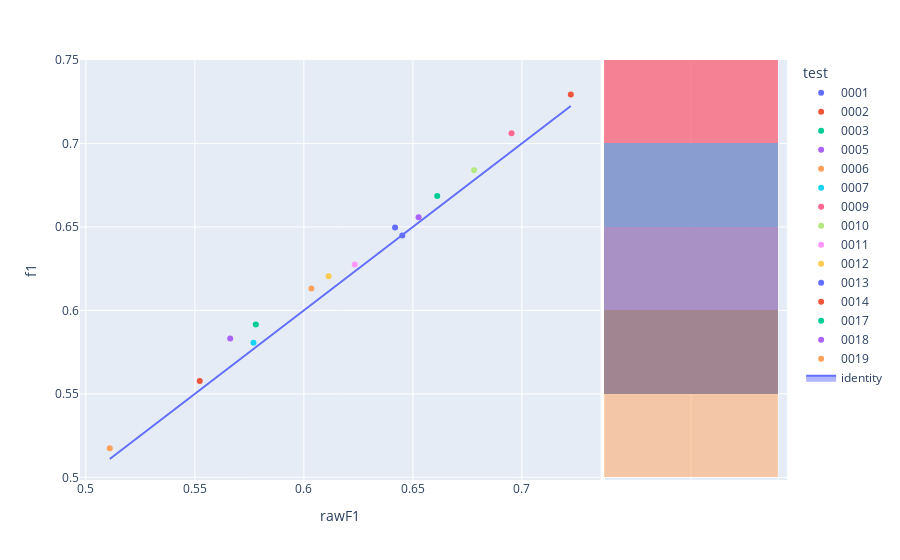

The notebook cell this image was saved under:
### Code cell
fig=px.scatter(experimentModels,x='rawF1',y='f1',color='test',hover_name='modelId', marginal_y="histogram")
fig.add_trace(
    go.Scatter(x=experimentModels['rawF1'], y=experimentModels['rawF1'], name="identity", mode='lines',fill="toself")
)
fig.show()

### Figure 1 — Plotly figure (JSON) as saved in the notebook; plotly's stock layout.template omitted (floating-point values rounded to 4 significant figures)
{"data": [{"hovertemplate": "<b>%{hovertext}</b><br><br>test=0001<br>rawF1=%{x}<br>f1=%{y}<extra></extra>", "hovertext": ["aa11eb61-61e6-41e2-94d5-a4833e9b8d9d"], "legendgroup": "0001", "marker": {"color": "#636efa", "symbol": "circle"}, "mode": "markers", "name": "0001", "orientation": "v", "showlegend": true, "type": "scatter", "x": [0.6451], "xaxis": "x", "y": [0.6449], "yaxis": "y"}, {"alignmentgroup": "True", "bingroup": "y", "hovertemplate": "test=0001<br>f1=%{y}<br>count=%{x}<extra></extra>", "legendgroup": "0001", "marker": {"color": "#636efa"}, "name": "0001", "offsetgroup": "0001", "opacity": 0.5, "showlegend": false, "type": "histogram", "xaxis": "x2", "y": [0.6449], "yaxis": "y2"}, {"hovertemplate": "<b>%{hovertext}</b><br><br>test=0002<br>rawF1=%{x}<br>f1=%{y}<extra></extra>", "hovertext": ["56daf263-9a04-44a8-a967-ed222c84ae8c"], "legendgroup": "0002", "marker": {"color": "#EF553B", "symbol": "circle"}, "mode": "markers", "name": "0002", "orientation": "v", "showlegend": true, "type": "scatter", "x": [0.7224], "xaxis": "x", "y": [0.7294], "yaxis": "y"}, {"alignmentgroup": "True", "bingroup": "y", "hovertemplate": "test=0002<br>f1=%{y}<br>count=%{x}<extra></extra>", "legendgroup": "0002", "marker": {"color": "#EF553B"}, "name": "0002", "offsetgroup": "0002", "opacity": 0.5, "showlegend": false, "type": "histogram", "xaxis": "x2", "y": [0.7294], "yaxis": "y2"}, {"hovertemplate": "<b>%{hovertext}</b><br><br>test=0003<br>rawF1=%{x}<br>f1=%{y}<extra></extra>", "hovertext": ["983f3902-7ddc-4ab2-93e7-4da2577f8b4b"], "legendgroup": "0003", "marker": {"color": "#00cc96", "symbol": "circle"}, "mode": "markers", "name": "0003", "orientation": "v", "showlegend": true, "type": "scatter", "x": [0.578], "xaxis": "x", "y": [0.5916], "yaxis": "y"}, {"alignmentgroup": "True", "bingroup": "y", "hovertemplate": "test=0003<br>f1=%{y}<br>count=%{x}<extra></extra>", "legendgroup": "0003", "marker": {"color": "#00cc96"}, "name": "0003", "offsetgroup": "0003", "opacity": 0.5, "showlegend": false, "type": "histogram", "xaxis": "x2", "y": [0.5916], "yaxis": "y2"}, {"hovertemplate": "<b>%{hovertext}</b><br><br>test=0005<br>rawF1=%{x}<br>f1=%{y}<extra></extra>", "hovertext": ["c0eba1b0-cd60-4e9e-ab7f-71131a829c7e"], "legendgroup": "0005", "marker": {"color": "#ab63fa", "symbol": "circle"}, "mode": "markers", "name": "0005", "orientation": "v", "showlegend": true, "type": "scatter", "x": [0.5662], "xaxis": "x", "y": [0.5831], "yaxis": "y"}, {"alignmentgroup": "True", "bingroup": "y", "hovertemplate": "test=0005<br>f1=%{y}<br>count=%{x}<extra></extra>", "legendgroup": "0005", "marker": {"color": "#ab63fa"}, "name": "0005", "offsetgroup": "0005", "opacity": 0.5, "showlegend": false, "type": "histogram", "xaxis": "x2", "y": [0.5831], "yaxis": "y2"}, {"hovertemplate": "<b>%{hovertext}</b><br><br>test=0006<br>rawF1=%{x}<br>f1=%{y}<extra></extra>", "hovertext": ["d7cf3254-9d32-4e20-a23e-3cdcd3107eaa"], "legendgroup": "0006", "marker": {"color": "#FFA15A", "symbol": "circle"}, "mode": "markers", "name": "0006", "orientation": "v", "showlegend": true, "type": "scatter", "x": [0.6035], "xaxis": "x", "y": [0.6131], "yaxis": "y"}, {"alignmentgroup": "True", "bingroup": "y", "hovertemplate": "test=0006<br>f1=%{y}<br>count=%{x}<extra></extra>", "legendgroup": "0006", "marker": {"color": "#FFA15A"}, "name": "0006", "offsetgroup": "0006", "opacity": 0.5, "showlegend": false, "type": "histogram", "xaxis": "x2", "y": [0.6131], "yaxis": "y2"}, {"hovertemplate": "<b>%{hovertext}</b><br><br>test=0007<br>rawF1=%{x}<br>f1=%{y}<extra></extra>", "hovertext": ["4f832318-c477-4835-acd3-7ec40944edd3"], "legendgroup": "0007", "marker": {"color": "#19d3f3", "symbol": "circle"}, "mode": "markers", "name": "0007", "orientation": "v", "showlegend": true, "type": "scatter", "x": [0.5769], "xaxis": "x", "y": [0.5806], "yaxis": "y"}, {"alignmentgroup": "True", "bingroup": "y", "hovertemplate": "test=0007<br>f1=%{y}<br>count=%{x}<extra></extra>", "legendgroup": "0007", "marker": {"color": "#19d3f3"}, "name": "0007", "offsetgroup": "0007", "opacity": 0.5, "showlegend": false, "type": "histogram", "xaxis": "x2", "y": [0.5806], "yaxis": "y2"}, {"hovertemplate": "<b>%{hovertext}</b><br><br>test=0009<br>rawF1=%{x}<br>f1=%{y}<extra></extra>", "hovertext": ["15e578bc-6917-4cef-a16a-bade7c0b0676"], "legendgroup": "0009", "marker": {"color": "#FF6692", "symbol": "circle"}, "mode": "markers", "name": "0009", "orientation": "v", "showlegend": true, "type": "scatter", "x": [0.6953], "xaxis": "x", "y": [0.7061], "yaxis": "y"}, {"alignmentgroup": "True", "bingroup": "y", "hovertemplate": "test=0009<br>f1=%{y}<br>count=%{x}<extra></extra>", "legendgroup": "0009", "marker": {"color": "#FF6692"}, "name": "0009", "offsetgroup": "0009", "opacity": 0.5, "showlegend": false, "type": "histogram", "xaxis": "x2", "y": [0.7061], "yaxis": "y2"}, {"hovertemplate": "<b>%{hovertext}</b><br><br>test=0010<br>rawF1=%{x}<br>f1=%{y}<extra></extra>", "hovertext": ["7e1fcff0-30f4-4f29-90d4-f7171b7700cf"], "legendgroup": "0010", "marker": {"color": "#B6E880", "symbol": "circle"}, "mode": "markers", "name": "0010", "orientation": "v", "showlegend": true, "type": "scatter", "x": [0.6781], "xaxis": "x", "y": [0.684], "yaxis": "y"}, {"alignmentgroup": "True", "bingroup": "y", "hovertemplate": "test=0010<br>f1=%{y}<br>count=%{x}<extra></extra>", "legendgroup": "0010", "marker": {"color": "#B6E880"}, "name": "0010", "offsetgroup": "0010", "opacity": 0.5, "showlegend": false, "type": "histogram", "xaxis": "x2", "y": [0.684], "yaxis": "y2"}, {"hovertemplate": "<b>%{hovertext}</b><br><br>test=0011<br>rawF1=%{x}<br>f1=%{y}<extra></extra>", "hovertext": ["0f783e82-ff7a-4204-9e47-55e534671311"], "legendgroup": "0011", "marker": {"color": "#FF97FF", "symbol": "circle"}, "mode": "markers", "name": "0011", "orientation": "v", "showlegend": true, "type": "scatter", "x": [0.6233], "xaxis": "x", "y": [0.6274], "yaxis": "y"}, {"alignmentgroup": "True", "bingroup": "y", "hovertemplate": "test=0011<br>f1=%{y}<br>count=%{x}<extra></extra>", "legendgroup": "0011", "marker": {"color": "#FF97FF"}, "name": "0011", "offsetgroup": "0011", "opacity": 0.5, "showlegend": false, "type": "histogram", "xaxis": "x2", "y": [0.6274], "yaxis": "y2"}, {"hovertemplate": "<b>%{hovertext}</b><br><br>test=0012<br>rawF1=%{x}<br>f1=%{y}<extra></extra>", "hovertext": ["99bfe384-9dde-485c-8233-eb9370c0bdbf"], "legendgroup": "0012", "marker": {"color": "#FECB52", "symbol": "circle"}, "mode": "markers", "name": "0012", "orientation": "v", "showlegend": true, "type": "scatter", "x": [0.6114], "xaxis": "x", "y": [0.6204], "yaxis": "y"}, {"alignmentgroup": "True", "bingroup": "y", "hovertemplate": "test=0012<br>f1=%{y}<br>count=%{x}<extra></extra>", "legendgroup": "0012", "marker": {"color": "#FECB52"}, "name": "0012", "offsetgroup": "0012", "opacity": 0.5, "showlegend": false, "type": "histogram", "xaxis": "x2", "y": [0.6204], "yaxis": "y2"}, {"hovertemplate": "<b>%{hovertext}</b><br><br>test=0013<br>rawF1=%{x}<br>f1=%{y}<extra></extra>", "hovertext": ["63e51dd9-118d-496b-8b4d-c0fd4db3d962"], "legendgroup": "0013", "marker": {"color": "#636efa", "symbol": "circle"}, "mode": "markers", "name": "0013", "orientation": "v", "showlegend": true, "type": "scatter", "x": [0.6418], "xaxis": "x", "y": [0.6497], "yaxis": "y"}, {"alignmentgroup": "True", "bingroup": "y", "hovertemplate": "test=0013<br>f1=%{y}<br>count=%{x}<extra></extra>", "legendgroup": "0013", "marker": {"color": "#636efa"}, "name": "0013", "offsetgroup": "0013", "opacity": 0.5, "showlegend": false, "type": "histogram", "xaxis": "x2", "y": [0.6497], "yaxis": "y2"}, {"hovertemplate": "<b>%{hovertext}</b><br><br>test=0014<br>rawF1=%{x}<br>f1=%{y}<extra></extra>", "hovertext": ["1665dd00-eb54-47cb-843d-f21453d9790d"], "legendgroup": "0014", "marker": {"color": "#EF553B", "symbol": "circle"}, "mode": "markers", "name": "0014", "orientation": "v", "showlegend": true, "type": "scatter", "x": [0.5522], "xaxis": "x", "y": [0.5577], "yaxis": "y"}, {"alignmentgroup": "True", "bingroup": "y", "hovertemplate": "test=0014<br>f1=%{y}<br>count=%{x}<extra></extra>", "legendgroup": "0014", "marker": {"color": "#EF553B"}, "name": "0014", "offsetgroup": "0014", "opacity": 0.5, "showlegend": false, "type": "histogram", "xaxis": "x2", "y": [0.5577], "yaxis": "y2"}, {"hovertemplate": "<b>%{hovertext}</b><br><br>test=0017<br>rawF1=%{x}<br>f1=%{y}<extra></extra>", "hovertext": ["263de413-4128-436e-b8a1-0bb7ad600f90"], "legendgroup": "0017", "marker": {"color": "#00cc96", "symbol": "circle"}, "mode": "markers", "name": "0017", "orientation": "v", "showlegend": true, "type": "scatter", "x": [0.6612], "xaxis": "x", "y": [0.6685], "yaxis": "y"}, {"alignmentgroup": "True", "bingroup": "y", "hovertemplate": "test=0017<br>f1=%{y}<br>count=%{x}<extra></extra>", "legendgroup": "0017", "marker": {"color": "#00cc96"}, "name": "0017", "offsetgroup": "0017", "opacity": 0.5, "showlegend": false, "type": "histogram", "xaxis": "x2", "y": [0.6685], "yaxis": "y2"}, {"hovertemplate": "<b>%{hovertext}</b><br><br>test=0018<br>rawF1=%{x}<br>f1=%{y}<extra></extra>", "hovertext": ["d666c68e-f0ca-4f31-b8f4-f0495ee86bc1"], "legendgroup": "0018", "marker": {"color": "#ab63fa", "symbol": "circle"}, "mode": "markers", "name": "0018", "orientation": "v", "showlegend": true, "type": "scatter", "x": [0.6526], "xaxis": "x", "y": [0.6558], "yaxis": "y"}, {"alignmentgroup": "True", "bingroup": "y", "hovertemplate": "test=0018<br>f1=%{y}<br>count=%{x}<extra></extra>", "legendgroup": "0018", "marker": {"color": "#ab63fa"}, "name": "0018", "offsetgroup": "0018", "opacity": 0.5, "showlegend": false, "type": "histogram", "xaxis": "x2", "y": [0.6558], "yaxis": "y2"}, {"hovertemplate": "<b>%{hovertext}</b><br><br>test=0019<br>rawF1=%{x}<br>f1=%{y}<extra></extra>", "hovertext": ["d88629a4-c108-44c5-9c1b-4008bdd78400"], "legendgroup": "0019", "marker": {"color": "#FFA15A", "symbol": "circle"}, "mode": "markers", "name": "0019", "orientation": "v", "showlegend": true, "type": "scatter", "x": [0.511], "xaxis": "x", "y": [0.5174], "yaxis": "y"}, {"alignmentgroup": "True", "bingroup": "y", "hovertemplate": "test=0019<br>f1=%{y}<br>count=%{x}<extra></extra>", "legendgroup": "0019", "marker": {"color": "#FFA15A"}, "name": "0019", "offsetgroup": "0019", "opacity": 0.5, "showlegend": false, "type": "histogram", "xaxis": "x2", "y": [0.5174], "yaxis": "y2"}, {"fill": "toself", "mode": "lines", "name": "identity", "type": "scatter", "x": [0.6451, 0.7224, 0.578, 0.5662, 0.6035, 0.5769, 0.6953, 0.6781, 0.6233, 0.6114, 0.6418, 0.5522, 0.6612, 0.6526, 0.511], "y": [0.6451, 0.7224, 0.578, 0.5662, 0.6035, 0.5769, 0.6953, 0.6781, 0.6233, 0.6114, 0.6418, 0.5522, 0.6612, 0.6526, 0.511]}], "layout": {"barmode": "overlay", "legend": {"title": {"text": "test"}, "tracegroupgap": 0}, "margin": {"t": 60}, "xaxis": {"anchor": "y", "domain": [0, 0.7363], "title": {"text": "rawF1"}}, "xaxis2": {"anchor": "y2", "domain": [0.7413, 1], "matches": "x2", "showgrid": true, "showline": false, "showticklabels": false, "ticks": ""}, "yaxis": {"anchor": "x", "domain": [0, 1], "title": {"text": "f1"}}, "yaxis2": {"anchor": "x2", "domain": [0, 1], "matches": "y", "showgrid": true, "showticklabels": false}}}
